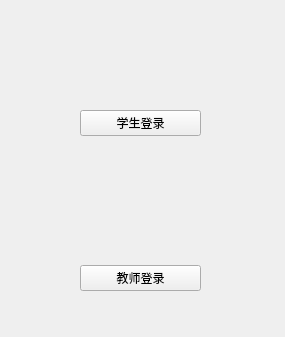
<?xml version="1.0" encoding="UTF-8"?>
<ui version="4.0">
 <class>Widget</class>
 <widget class="QWidget" name="Widget">
  <property name="geometry">
   <rect>
    <x>0</x>
    <y>0</y>
    <width>285</width>
    <height>337</height>
   </rect>
  </property>
  <property name="windowTitle">
   <string>Widget</string>
  </property>
  <widget class="QWidget" name="">
   <property name="geometry">
    <rect>
     <x>80</x>
     <y>110</y>
     <width>121</width>
     <height>181</height>
    </rect>
   </property>
   <layout class="QVBoxLayout" name="verticalLayout">
    <item>
     <widget class="QPushButton" name="StuLoad">
      <property name="text">
       <string>学生登录</string>
      </property>
     </widget>
    </item>
    <item>
     <spacer name="verticalSpacer">
      <property name="orientation">
       <enum>Qt::Orientation::Vertical</enum>
      </property>
      <property name="sizeHint" stdset="0">
       <size>
        <width>20</width>
        <height>40</height>
       </size>
      </property>
     </spacer>
    </item>
    <item>
     <widget class="QPushButton" name="TeaLoad">
      <property name="text">
       <string>教师登录</string>
      </property>
     </widget>
    </item>
   </layout>
  </widget>
 </widget>
 <resources/>
 <connections/>
</ui>
